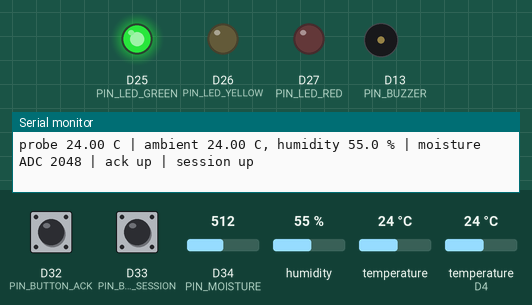
Simulated run of this sketch. Board: Arduino Due. Parts: output pins drawn as LEDs (lit = HIGH), buzzer (waves = sounding, pin HIGH), the last lines printed to the serial monitor. Wiring (inferred from the names in the program): BME280 sensor at I2C address 0x76. Inputs (shaded band) come from the test bench; at power-on: D32 (PIN_BUTTON_ACK) HIGH, D33 (PIN_BUTTON_SESSION) HIGH, D34 (PIN_MOISTURE) = 512, humidity 55 %, temperature 24 °C, temperature (sensor on D4) 24 °C (analog values on the 0–1023 scale).

Above: at 3.2 s.
3.3 s: D32 (PIN_BUTTON_ACK) pulled LOW for 1 s
At 4.1 s:
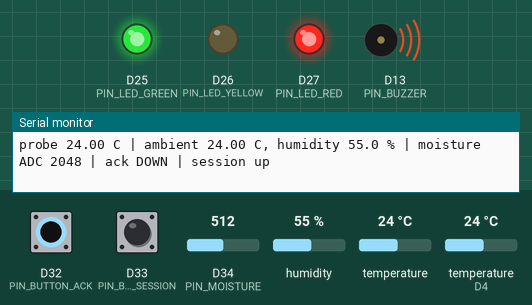
5.8 s: D33 (PIN_BUTTON_SESSION) pulled LOW for 1 s
At 6.6 s:
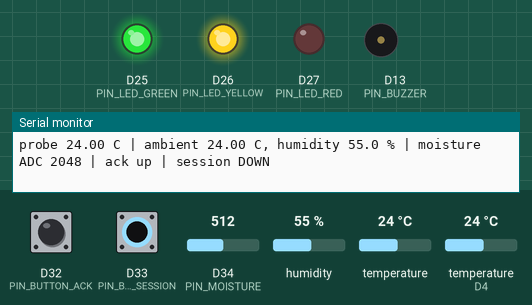
8.3 s: D33 (PIN_BUTTON_SESSION) pulled LOW for 3.2 s
At 11.8 s:
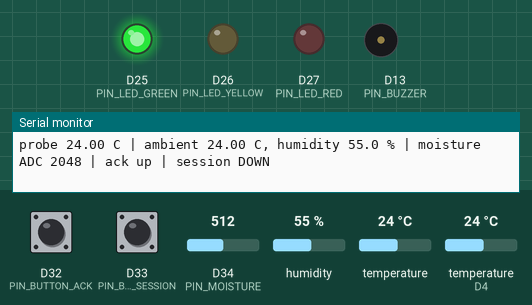
13.0 s: D32 (PIN_BUTTON_ACK) pulled LOW for 3.2 s
At 14.2 s:
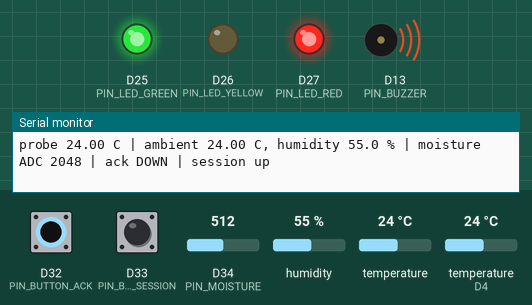
17.7 s: D32 (PIN_BUTTON_ACK) driven LOW and D33 (PIN_BUTTON_SESSION) driven LOW
At 18.0 s:
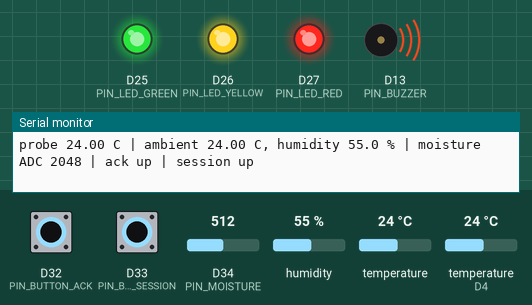
Timing chart, 0 to 20.2 s (numbered marks = the images above; inputs shaded):
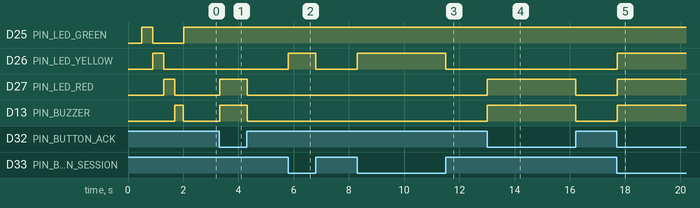

The sketch:

hardware_test.ino
```cpp
#include <Adafruit_BME280.h>
#include <DallasTemperature.h>
#include <OneWire.h>
#include <Wire.h>

// Bench check for the wiring in docs/HARDWARE.md. Serial Monitor at 115200.
// Green LED on = sketch running. Hold acknowledge button = red LED + buzzer.
// Hold session button = yellow LED.
// Libraries: OneWire, DallasTemperature, Adafruit BME280, Adafruit Unified Sensor.

const int PIN_DS18B20 = 4;
const int PIN_SDA = 21;
const int PIN_SCL = 22;
const int PIN_MOISTURE = 34;
const int PIN_LED_GREEN = 25;
const int PIN_LED_YELLOW = 26;
const int PIN_LED_RED = 27;
const int PIN_BUZZER = 13;
const int PIN_BUTTON_ACK = 32;
const int PIN_BUTTON_SESSION = 33;

OneWire oneWire(PIN_DS18B20);
DallasTemperature probe(&oneWire);
Adafruit_BME280 bme;
bool bmeReady = false;

uint8_t readChipId(uint8_t address) {
  Wire.beginTransmission(address);
  Wire.write(0xD0);
  if (Wire.endTransmission(false) != 0) return 0;
  if (Wire.requestFrom((int)address, 1) != 1) return 0;
  return Wire.read();
}

void checkBme280() {
  Wire.begin(PIN_SDA, PIN_SCL);
  const uint8_t addresses[] = {0x76, 0x77};
  for (uint8_t address : addresses) {
    const uint8_t chipId = readChipId(address);
    if (chipId == 0) continue;
    Serial.printf("I2C sensor at 0x%02X, chip id 0x%02X", address, chipId);
    if (chipId == 0x60) {
      Serial.println(" (BME280)");
      bmeReady = bme.begin(address, &Wire);
    } else if (chipId == 0x58) {
      Serial.println(" (BMP280: temperature only, no humidity)");
    } else {
      Serial.println(" (unknown)");
    }
    return;
  }
  Serial.println("No BME280 on I2C. Check 3.3 V, GND, SDA 21, SCL 22.");
}

void setup() {
  Serial.begin(115200);
  delay(500);
  Serial.println("\nSmart dressing hardware test");

  pinMode(PIN_LED_GREEN, OUTPUT);
  pinMode(PIN_LED_YELLOW, OUTPUT);
  pinMode(PIN_LED_RED, OUTPUT);
  pinMode(PIN_BUZZER, OUTPUT);
  pinMode(PIN_BUTTON_ACK, INPUT_PULLUP);
  pinMode(PIN_BUTTON_SESSION, INPUT_PULLUP);
  analogReadResolution(12);

  const int leds[] = {PIN_LED_GREEN, PIN_LED_YELLOW, PIN_LED_RED};
  for (int pin : leds) {
    digitalWrite(pin, HIGH);
    delay(400);
    digitalWrite(pin, LOW);
  }
  digitalWrite(PIN_BUZZER, HIGH);
  delay(300);
  digitalWrite(PIN_BUZZER, LOW);

  checkBme280();

  probe.begin();
  Serial.printf("DS18B20 probes found: %d\n", probe.getDeviceCount());
  probe.setWaitForConversion(false);
  probe.requestTemperatures();

  digitalWrite(PIN_LED_GREEN, HIGH);
}

void loop() {
  const bool ackDown = digitalRead(PIN_BUTTON_ACK) == LOW;
  const bool sessionDown = digitalRead(PIN_BUTTON_SESSION) == LOW;
  digitalWrite(PIN_LED_RED, ackDown);
  digitalWrite(PIN_BUZZER, ackDown);
  digitalWrite(PIN_LED_YELLOW, sessionDown);

  static uint32_t lastPrint = 0;
  if (millis() - lastPrint < 1000) {
    delay(20);
    return;
  }
  lastPrint = millis();

  const float probeC = probe.getTempCByIndex(0);
  probe.requestTemperatures();

  if (probeC == DEVICE_DISCONNECTED_C) {
    Serial.print("probe MISSING | ");
  } else {
    Serial.printf("probe %.2f C | ", probeC);
  }
  if (bmeReady) {
    Serial.printf("ambient %.2f C, humidity %.1f %% | ", bme.readTemperature(), bme.readHumidity());
  } else {
    Serial.print("BME280 MISSING | ");
  }
  Serial.printf("moisture ADC %d | ack %s | session %s\n",
                analogRead(PIN_MOISTURE),
                ackDown ? "DOWN" : "up",
                sessionDown ? "DOWN" : "up");
}
```

Measured:
- after the input at 3.3 s, D27 (PIN_LED_RED), D13 (PIN_BUZZER): LOW → HIGH at once, → LOW 1.0 s later
- after the input at 5.8 s, D26 (PIN_LED_YELLOW): LOW → HIGH at once, → LOW 1.0 s later
- after the input at 8.3 s, D26 (PIN_LED_YELLOW): LOW → HIGH at once, → LOW 3.2 s later
- after the input at 13.0 s, D27 (PIN_LED_RED), D13 (PIN_BUZZER): LOW → HIGH at once, → LOW 3.2 s later
- after the input at 17.7 s, D26 (PIN_LED_YELLOW), D27 (PIN_LED_RED), D13 (PIN_BUZZER): LOW → HIGH at once
